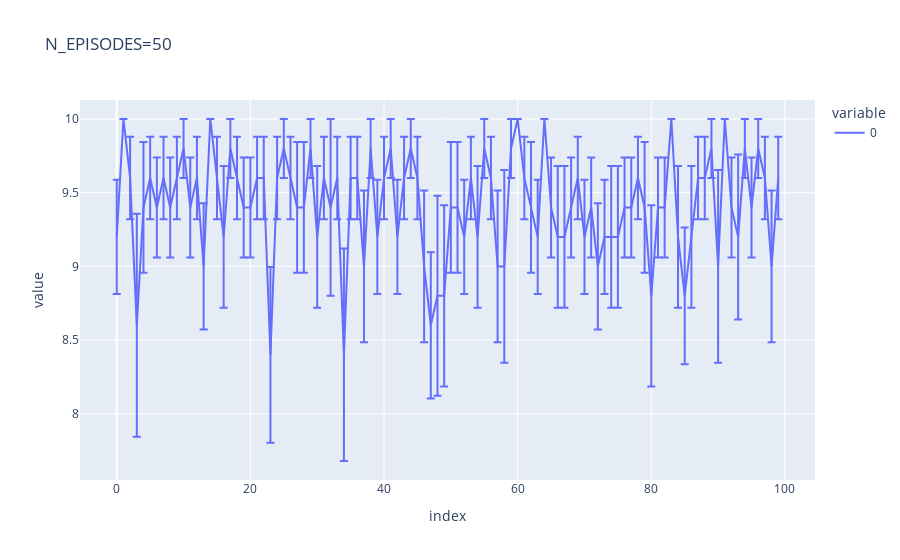

Source (notebook cell):
### Code cell
fig = px.line(avg_returns2[:100], error_y=std_err2[:100], title=f"N_EPISODES={N_EPISODES}")
fig.show()
